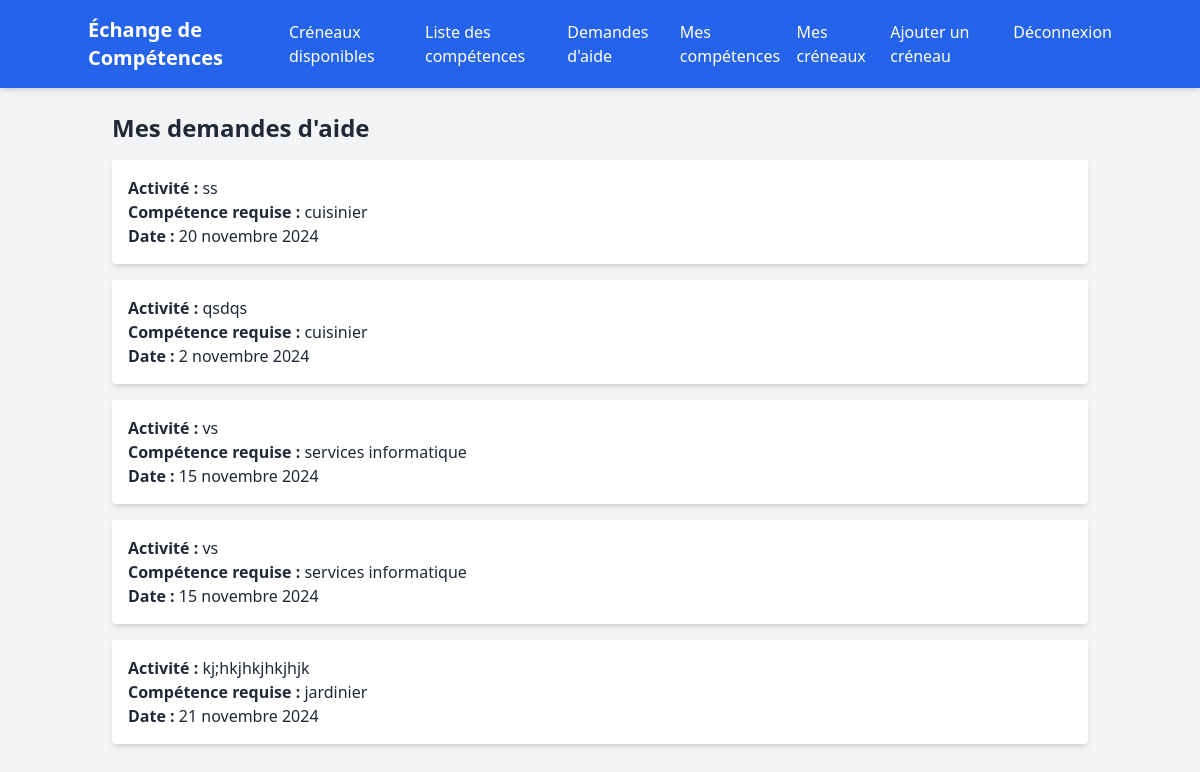
The page /mes-demandes/ (signed in) on the database its author committed.
### core/models.py (models this page shows, shortened)
class Activity(models.Model):
    description = models.TextField("Description de l'activité")
    requester = models.ForeignKey(User, on_delete=models.CASCADE, related_name='requested_activities')
    competence_needed = models.ForeignKey(Competence, on_delete=models.CASCADE, related_name='activities')
    slot = models.ForeignKey('Slot', on_delete=models.CASCADE)
    volunteer = models.ForeignKey(
        settings.AUTH_USER_MODEL,
        on_delete=models.SET_NULL,
        null=True,
        blank=True,
        related_name='volunteered_activities',
        verbose_name="Utilisateur qui se propose pour aider"
    )
    class Meta:
        verbose_name = "Activité"
        verbose_name_plural = "Activités"

class Competence(models.Model):
    name = models.CharField("Nom de la compétence", max_length=100, unique=True)
    category = models.ForeignKey(Category, on_delete=models.SET_NULL, null=True, blank=True, related_name='competences')

class Slot(models.Model):
    PURPOSE_CHOICES = [
        ('aid', 'Pour aider'),
        ('request', 'Demande d’aide'),
    ]
    date = models.DateField("Date du créneau")
    user = models.ForeignKey(User, on_delete=models.CASCADE, related_name='slots')
    competence = models.ForeignKey('Competence', on_delete=models.CASCADE, related_name='slots')
    is_available = models.BooleanField("Disponible", default=True)
    purpose = models.CharField("Objectif", max_length=10, choices=PURPOSE_CHOICES, default='aid')

### core/views.py (the view)
# urls.py: path('mes-demandes/', views.my_requests, name='my_requests'),
@login_required
def my_requests(request):
    user_requests = Activity.objects.filter(requester=request.user)
    return render(request, 'core/my_requests.html', {'user_requests': user_requests})

### templates/core/my_requests.html (shortened to what this page needs)
{% extends "core/base.html" %}
{% block content %}
    <h1 class="text-2xl font-semibold mb-4">Mes demandes d'aide</h1>
    <ul class="space-y-4">
        {% for request in user_requests %}
            <li class="p-4 bg-white rounded shadow-md">
                <p><strong>Activité :</strong> {{ request.description }}</p>
                <p><strong>Compétence requise :</strong> {{ request.competence_needed.name }}</p>
                <p><strong>Date :</strong> {{ request.slot.date }}</p>
            </li>
        {% empty %}
            <li class="text-gray-600">Vous n'avez pas encore de demandes d'aide.</li>
        {% endfor %}
    </ul>
{% endblock %}

### rows shown on the page
Activity: description "ss", competence_needed.name "cuisinier", slot "20 novembre 2024"
Activity: description "qsdqs", competence_needed.name "cuisinier", slot "2 novembre 2024"
Activity: description "vs", competence_needed.name "services informatique", slot "15 novembre 2024"
Activity: description "vs", competence_needed.name "services informatique", slot "15 novembre 2024"
Activity: description "kj;hkjhkjhkjhjk", competence_needed.name "jardinier", slot "21 novembre 2024"
